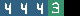

Tiled map render using the project's own tile images. Description and the whole map definition, tile-layer contents included, below:
An orthogonal 5x1 tile map with 16x16 px tiles, 1 tile layer (Ground).

<map version="1.8" tiledversion="1.8.2" orientation="orthogonal" renderorder="right-down" width="5" height="1" tilewidth="16" tileheight="16" infinite="0" nextlayerid="2" nextobjectid="1">
 <tileset firstgid="1" source="../spr_test_tileset.tsx" />
 <layer id="1" name="Ground" width="5" height="1">
  <data encoding="csv">
5,5,5,4,0
</data>
 </layer>
</map>
